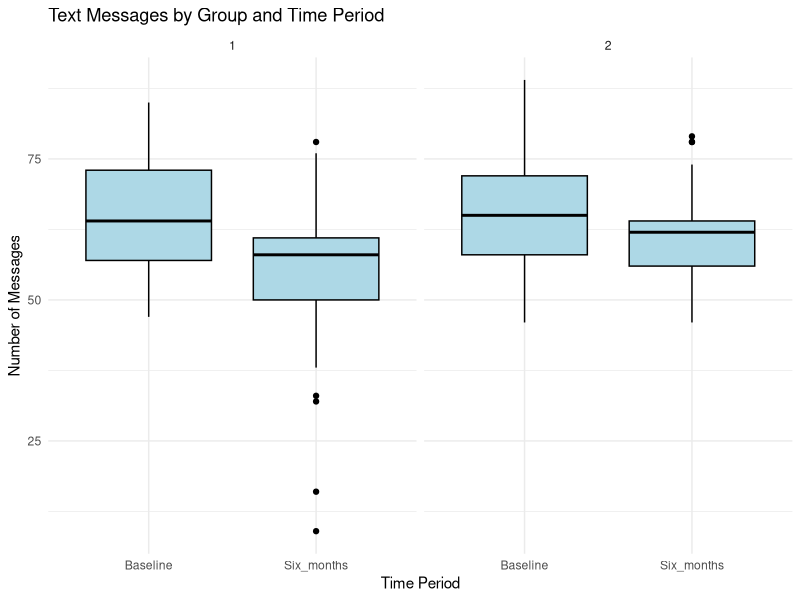
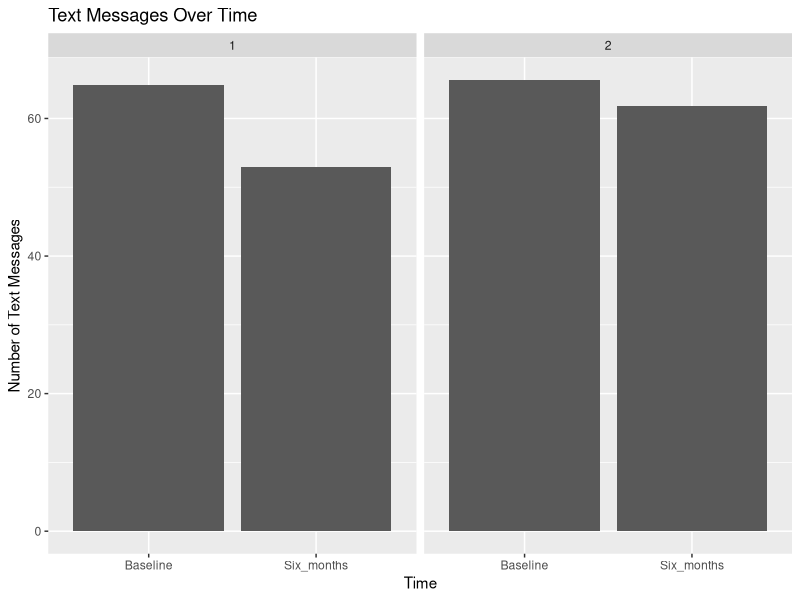

Write R code to recreate these figures, in order.
## ---- chunk 1
# Set working directory to GitHub project folder
#setwd("/Users/ashleyhutchings/Desktop/R Class/Assignment 3 GitHub/Assignment3R")

# Read in CSV
txt_df<-read.csv("TextMessages.csv", header=TRUE)

# Check data
head(txt_df)

# Check data types
sapply(txt_df,class)

# Convert Group to Factor
txt_df$Group<-as.factor(txt_df$Group)

# Load libraries needed for functions below
library(tidyverse)
library(ggplot2)
library(tidyr)

# Pivot dataset from wide to long in order to create boxplots
txt_long <- txt_df %>% pivot_longer(cols = c(Baseline, Six_months),
               names_to = "Time",
               values_to = "Texts")

# Check data is transposed
head(txt_long)

# Create boxplots using facet_wrap to group by Groupg
ggplot(txt_long, aes(x = Time, y = Texts)) +
  geom_boxplot(fill = "lightblue", color = "black") +
  facet_wrap(~ Group) +
  labs(title = "Text Messages by Group and Time Period",
       x = "Time Period",
       y = "Number of Messages") +
  theme_minimal()


# Use summarise() to define summary statistics
txt_long %>%
  group_by(Group, Time) %>%
  summarise(
    count = n(),
    mean = mean(Texts),
    median = median(Texts),
    sd = sd(Texts),
    min = min(Texts),
    max = max(Texts),
    .groups = "drop"
  )

#Created Bar Chart

#Load libraries

library(readr)
library(tidyr)
library(ggplot2)

#Load Data

Data <- read_csv("TextMessages.csv")

#Change format

text_long <- pivot_longer(
  Data,
  cols = c(Baseline, Six_months),
  names_to = "Time",
  values_to = "TextMessages")

#Creating actual Bar Chart

ggplot(text_long, aes(x = Time, y = TextMessages)) +
  stat_summary(fun = mean, geom = "bar") +
  facet_wrap(~ Group) +
  labs(
    title = "Text Messages Over Time",
    x = "Time",
    y = "Number of Text Messages"
  )

# The bar chart compares the average number of text messages sent at baseline 
# and six months for each group. It shows that the average number of messages 
# decreased from baseline to six months, indicating a drop in message activity 
# over time across both groups.
